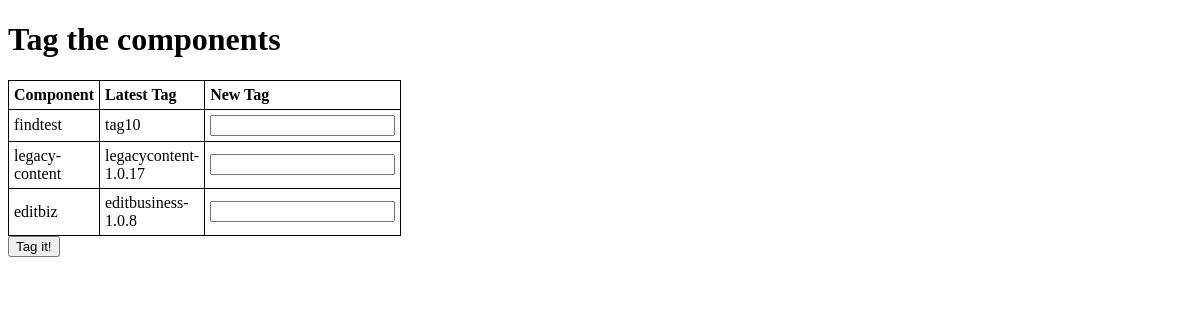
The app's page /tagging/tagit/, older data.
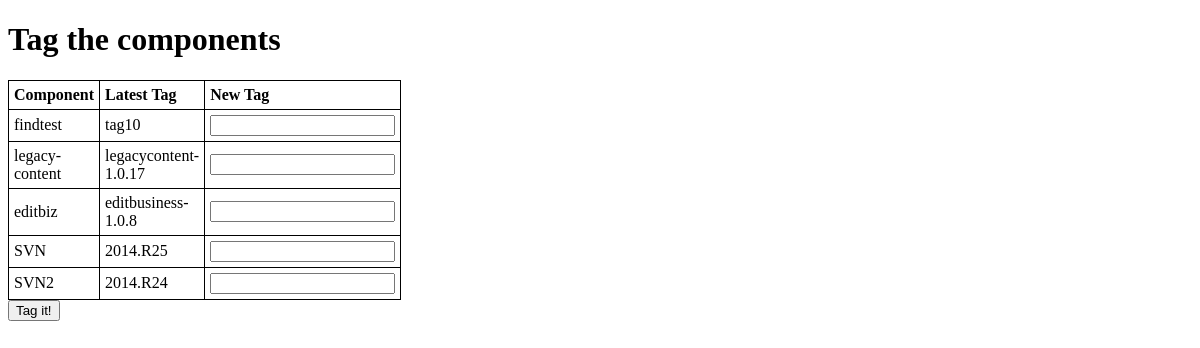
The same page, newer data.
### tagging/models.py (models this page shows, shortened)
class tag_history(models.Model):
	component_name    = models.ForeignKey(components,primary_key=True)
        tag               = models.CharField(max_length=30)
        datetime          = models.DateField("When")
        latest_tag        = models.BooleanField()
	def __unicode__(self):
		return u'%s %s' % (self.component_name, self.latest_tag)
	def tagname(self):
                return self.tag
        def componentname(self):
                return self.component_name

class components(models.Model):
	component_name  = models.CharField("Component's Name",max_length=50,primary_key=True)
	component_type  = models.CharField("Component's Type",max_length=20)
        version_control = models.ForeignKey(vc_credentials)
        repo_path       = models.URLField("URL for git/svn")
        branch          = models.CharField("Branch",max_length=20)
	def __unicode__(self):
		return self.component_name
	def type(self):
		return self.component_type
	def vc(self):
		return self.version_control
	def repo(self):
		return self.repo_path
	def comp_branch(self):
		return self.branch

### tagging/views.py (the view)
def tagit(request):
	tagslist = models.tag_history.objects.all()
        return render(request, 'tagit.html', {'tags' : tagslist})

### templates/tagit.html (shortened to what this page needs)
<!DOCTYPE html>
<html>
<head>
<h1>Tag the components</h1>
<table style="width:300px">
<tr>
  <th>Component</th>
  <th>Latest Tag</th>
  <th>New Tag</th>
</tr>
<form action="/tagging/tagged/" method="post">
{% for component in tags %}
<tr>
  <td>{{ component.componentname }}</td>
  <td>{{ component.tagname }}</td>
  <td><input type="text" name={{ component.componentname }}></td>
</tr>
{% endfor %}
</table>
<input type="submit" value="Tag it!">
</body>
</html>

Row changes from the older to the newer data that the page shows:
added tag_history: componentname "SVN", tagname "2014.R25"
added tag_history: componentname "SVN2", tagname "2014.R24"
